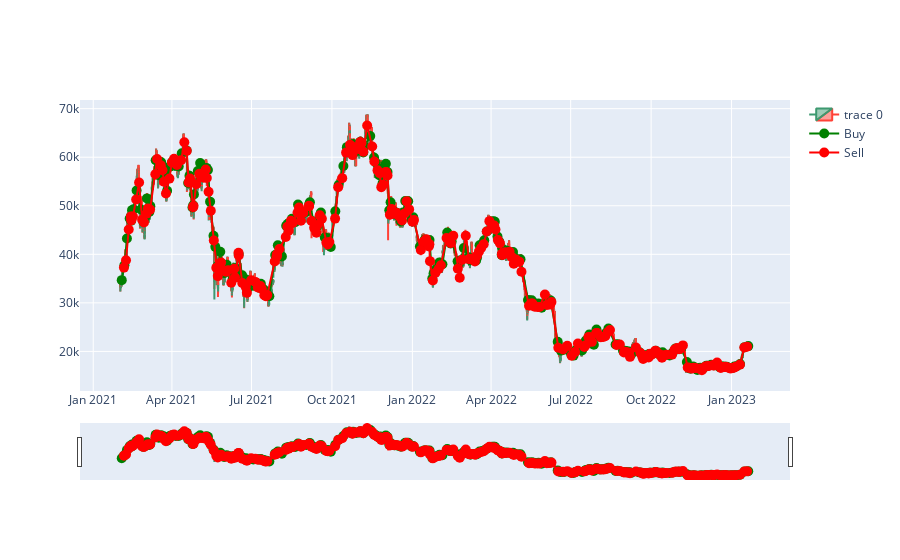

The cell this chart's notebook holds for it:
### Markdown cell above
## Plot price action and strategy

### Code cell
fig = plot_strategy(df, trades_df)
fig.show()

### Figure 1 — Plotly figure (JSON) as saved in the notebook; plotly's stock layout.template omitted (floating-point values rounded to 4 significant figures; data arrays with more than 128 entries replaced by an {"elided": "..."} marker saying what was removed)
{"data": [{"close": {"elided": "17017 float values"}, "high": {"elided": "17017 float values"}, "low": {"elided": "17017 float values"}, "open": {"elided": "17017 float values"}, "type": "candlestick", "x": {"elided": "17017 str values"}}, {"marker": {"color": "green", "size": 10}, "mode": "lines+markers", "name": "Buy", "type": "scatter", "x": {"elided": "252 str values"}, "y": {"elided": "252 float values"}}, {"marker": {"color": "red", "size": 10}, "mode": "lines+markers", "name": "Sell", "type": "scatter", "x": {"elided": "251 str values"}, "y": {"elided": "251 float values"}}], "layout": {"yaxis": {"autorange": true, "fixedrange": false, "scaleanchor": "y", "scaleratio": 1}}}
